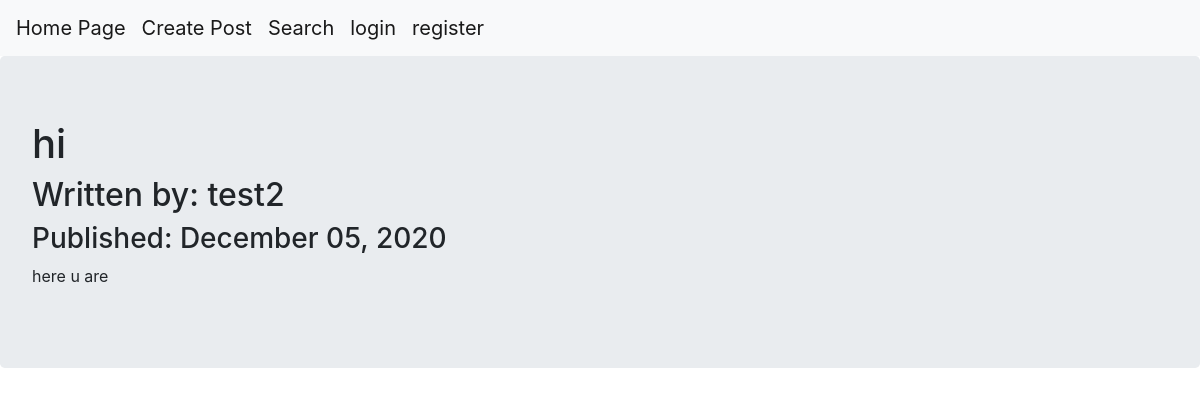
Screenshot of /9 with the database file from the repository.
### projectKanpai/models.py (models this page shows, shortened)
class BlogPost(db.Model):
    users = db.relationship(User)
    id = db.Column(db.Integer,primary_key=True)
    user_id = db.Column(db.Integer, db.ForeignKey('users.id'), nullable = False)
    date = db.Column(db.DateTime, nullable = False, default = datetime.utcnow)
    title = db.Column(db.String(160), nullable = False)
    text = db.Column(db.Text, nullable = False)

class User(db.Model, UserMixin):
    __tablename__ = 'users'
    id = db.Column(db.Integer, primary_key = True)
    email = db.Column(db.String(64), unique=True, index=True)
    username = db.Column(db.String(64), unique=True, index=True)
    password_hash = db.Column(db.String(128))
    posts = db.relationship('BlogPost', backref='author')

### projectKanpai/users/views.py (the view)
@users.route("/<username>")
def user_posts(username):
    page = request.args.get('page',1,type=int)
    user = User.query.filter_by(username=username).first_or_404()
    blog_posts = BlogPost.query.filter_by(author=user).order_by(BlogPost.date.desc()
    ).paginate(page=page,per_page=5)
    return render_template('user_blog_posts.html', blog_posts=blog_posts, user=user)

### projectKanpai/blog_posts/views.py (called while the page is built)
@blog_posts.route('/<int:blog_post_id>')
def blog_post(blog_post_id):
    blog_post = BlogPost.query.get_or_404(blog_post_id)
    print(type(blog_post))
    return render_template('blog_post.html', title=blog_post.title,
                            date=blog_post.date, post=blog_post
    )

### projectKanpai/templates/blog_post.html (shortened to what this page needs)
{% extends "base.html" %}
{% block content %}
<div class="jumbotron">
  <h1>{{post.title}}</h1>
  <h2>Written by: {{post.author.username}}</h2>
  <h3>Published: {{post.date.strftime('%B %d, %Y')}}</h3>
  <p>{{post.text}}</p>
</div>
{% endblock %}

### rows the page displays
BlogPost: title "hi", date "December 05, 2020", text "here u are"
User: author.username "test2"
